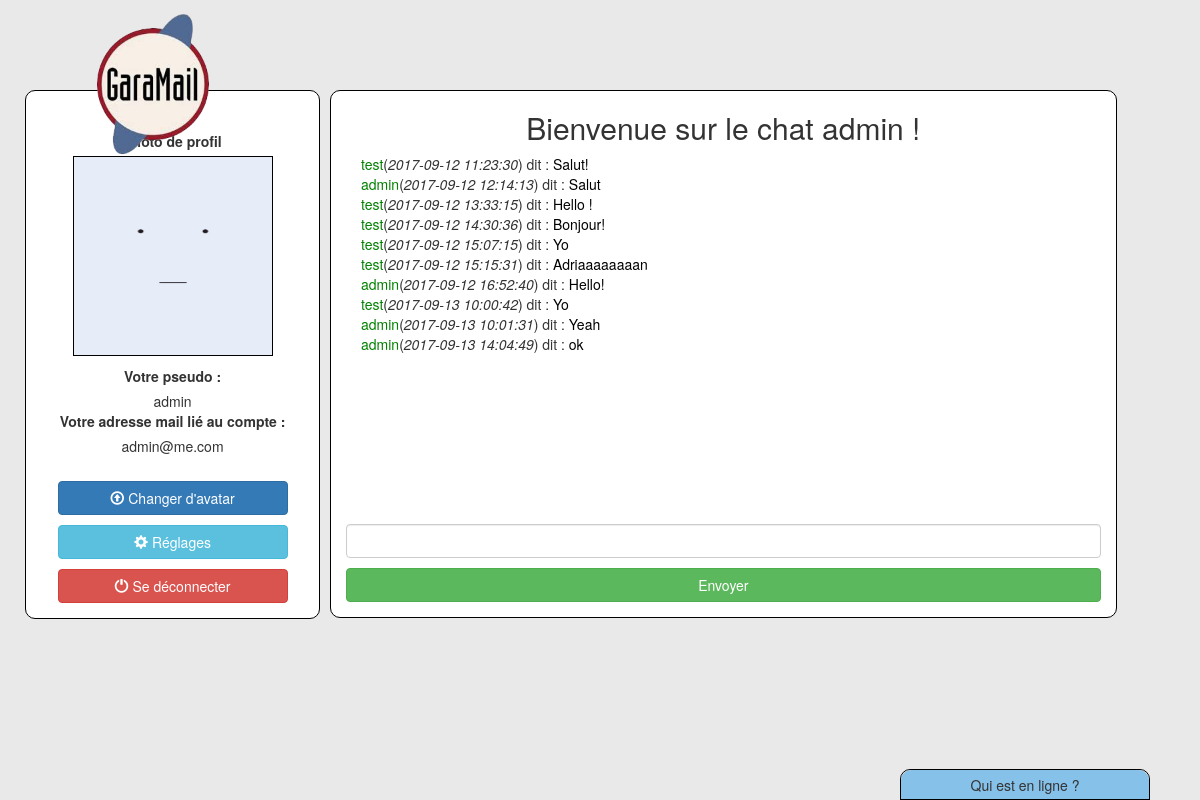
The page /member.php (signed in) on the database its author committed.
### tables this page shows
CREATE TABLE `users` (
  `id` int(11) NOT NULL,
  `username` varchar(255) NOT NULL,
  `email` varchar(255) NOT NULL,
  `password` varchar(255) NOT NULL
);

CREATE TABLE `messages` (
  `id` int(11) NOT NULL,
  `message` varchar(500) NOT NULL,
  `date_send` datetime NOT NULL DEFAULT CURRENT_TIMESTAMP,
  `sender` int(11) NOT NULL
);

### member.php (the view, shortened to what this page needs)
<?php
require 'connectDB.php';
$accountID = $_SESSION['account_id'];
$query = "SELECT username, email FROM users WHERE id=$accountID";
$req = $bdd->query($query);
$item = $req->fetchAll(PDO::FETCH_ASSOC)[0];
$queryMessage = "SELECT messages.message, messages.date_send, users.username FROM messages INNER JOIN users ON messages.sender = users.id ORDER BY messages.date_send ASC";
$statement = $bdd->query($queryMessage);
$result = $statement->fetchAll(PDO::FETCH_ASSOC);
?>
<!DOCTYPE html>
<html lang="fr">
  <head>
    <link href="css/bootstrap.min.css" rel="stylesheet">
    <link rel="stylesheet" href="css/style.css" charset="utf-8">
  </head>
  <body>
    <div class="container">
          <a href="index.php"><img src="img/logo.png" alt="logo" class="logo-member" height="20px"></a>
      <div class="container main-member">
        <div class="row">
          <div class="col-md-3 columnNew column-profil">
            <label>Photo de profil</label>
            <img src="img/koro.png" alt="Photo profil" id="profil-picture" class="img-responsive">
            <label>Votre pseudo :</label> <br>
            <?= $item['username']; ?>
            <label>Votre adresse mail lié au compte : </label><br>
            <?= $item['email']; ?>
            <br>
            <div class="container container-settings">
              <a href="" data-toggle="modal" data-target="#modal-avatar" id="btn-avatar" class="btn btn-primary settings">
                <span class="glyphicon glyphicon-upload" aria-hidden="true"></span> Changer d'avatar
              </a>
              <a href="" data-toggle="modal" data-target="#modal-settings" id="btn-settings" class="btn btn-info settings">
                <span class="glyphicon glyphicon-cog" aria-hidden="true"></span> Réglages
              </a>
              <a href="disconnect.php" id="btn-disconnect" class="btn btn-danger settings">
                <span class="glyphicon glyphicon-off" aria-hidden="true"></span> Se déconnecter
              </a>
            </div>
          </div>
          <div class="col-md-8 columnNew column-chat">
            <h2>Bienvenue sur le chat <?= $item['username']; ?> !</h2>
            <div class="col-xs-12 col-md-12  chat" id="bubble">
              <?php
              foreach ($result as $value) {
              echo '<div class="bubble-chat">';
                echo '<span style="color:green">'.$value['username'].'</span>';
                echo '(<span style="font-style: italic">'.$value['date_send'].'</span>) dit : ';
                echo '<span style="color:black">'.$value['message'].'</span>';
              echo '</div>';
              }
              ?>
            </div>
            <div class="form-group">
              <input type="text" class="form-control" name="msg-tosend" id="msg-tosend-id">
              <button type="submit" class="btn btn-success" id="btn-send" onclick="sendMsg();">Envoyer</button>
            </div>
          </div>
          <div class="col-md-2 columnNew">
          </div>
        </div>
      </div>
      <div class="container-online-users">
      <div class="title-users">Qui est en ligne ?</span>
    </div>
  </body>
</html>

### css/style.css (style rules this page uses)
body { margin: 0; padding: 0; background-color: #E9E9E9; }
.form-control { width: 100%; }
h2 { text-align: center; }
.main-member { margin-top: 80px; padding: 10px; }
.chat { height: 350px; overflow-y: scroll; }
.column-chat { background-color: #FFF; border: 1px solid black; border-radius: 10px; margin-bottom: 50px; margin-left: 10px; }
.logo-member { width: 150px; height: auto; position: absolute; top: 10px; left: 75px; z-index: 1; }
#bubble { margin-bottom: 20px; }
#btn-send { width: 100%; margin-top: 10px; }
.column-profil { padding-top: 40px; padding-bottom: 10px; background-color: #FFF; border: 1px solid black; border-radius: 10px; text-align: center; }
#profil-picture { width: 200px; height: 200px; border: 1px solid black; margin-left: auto; margin-right: auto; margin-bottom: 10px; }
#btn-disconnect { color: #FFF; }
.container-settings { text-align: left; margin-top: 20px; width: 260px; }
.settings { width:100%; margin: 5px 0; }
.container-online-users { width: 250px; height: 400px; position: fixed; bottom: 0; right: 50px; background-color: #E9E9E9; border: 1px solid black; border-radius: 10px 10px 0 0; margin-bottom: -369px; }
.title-users { background-color: #85C1E9; width: 100%; height: 30px; border-radius: 10px 10px 0 0; border-bottom: 1px solid black; text-align: center; padding-top: 5px; cursor: pointer; }

### rows shown on the page
users: username "admin", email "admin@me.com"
messages: sender.username "test", date_send "2017-09-12 11:23:30", message "Salut!"
messages: sender.username "admin", date_send "2017-09-12 12:14:13", message "Salut"
messages: sender.username "test", date_send "2017-09-12 13:33:15", message "Hello !"
messages: sender.username "test", date_send "2017-09-12 14:30:36", message "Bonjour!"
messages: sender.username "test", date_send "2017-09-12 15:07:15", message "Yo"
messages: sender.username "test", date_send "2017-09-12 15:15:31", message "Adriaaaaaaaan"
messages: sender.username "admin", date_send "2017-09-12 16:52:40", message "Hello!"
messages: sender.username "test", date_send "2017-09-13 10:00:42", message "Yo"
messages: sender.username "admin", date_send "2017-09-13 10:01:31", message "Yeah"
messages: sender.username "admin", date_send "2017-09-13 14:04:49", message "ok"
